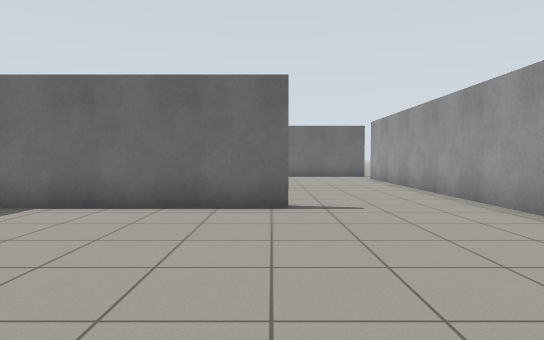
View 1 (above)

16 first-person views from a walk through a world built for the Gazebo simulator. The camera is 0.94 m above the floor, tilts 2° down and sees 75° across. The floor is counted in squares, 1 m on a side. Each view is taken from the middle of a square. On the plan, view 1 faces up. The plan holds only what a view shows up to about 12 squares ahead; the rest is blank.

View 2
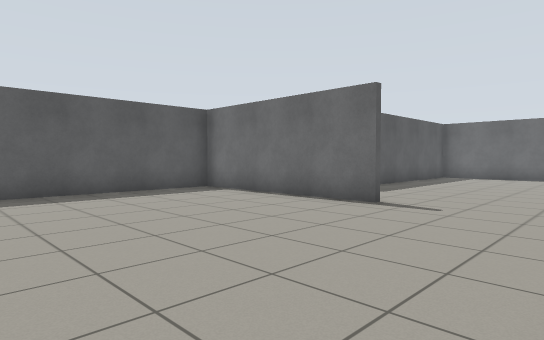

View 3
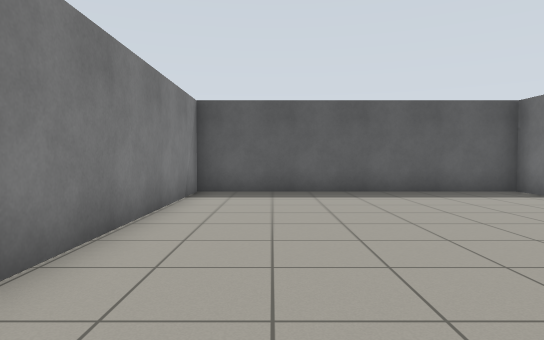

View 4
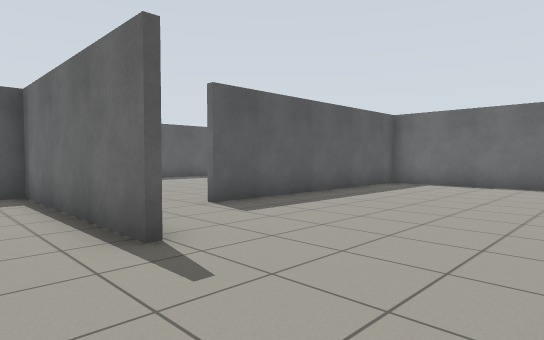

View 5
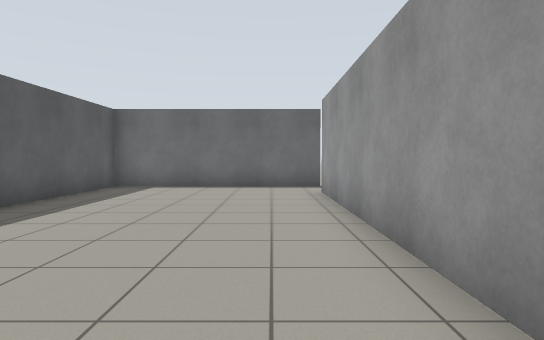

View 6
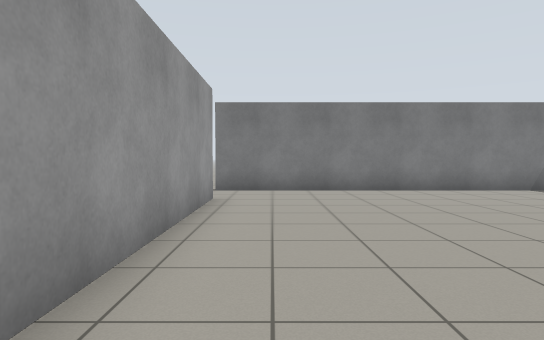

View 7
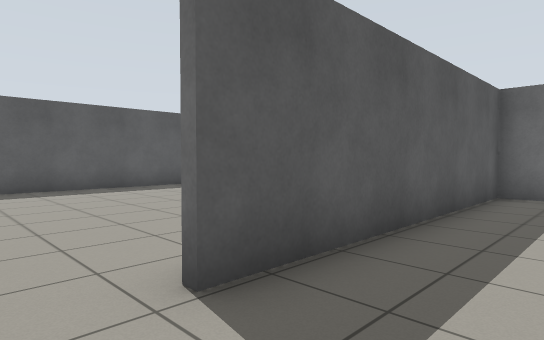

View 8
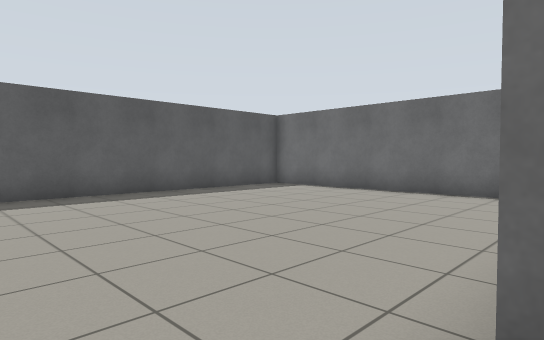

View 9
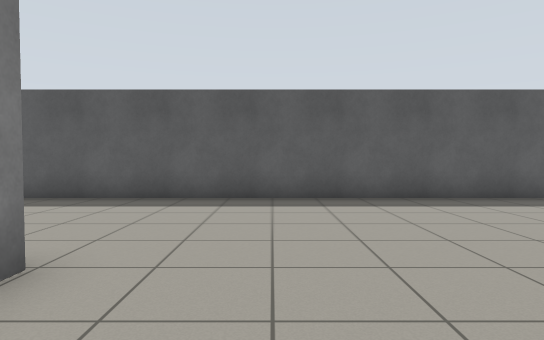

View 10
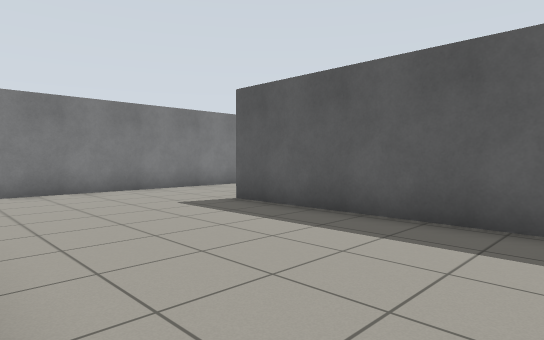

View 11
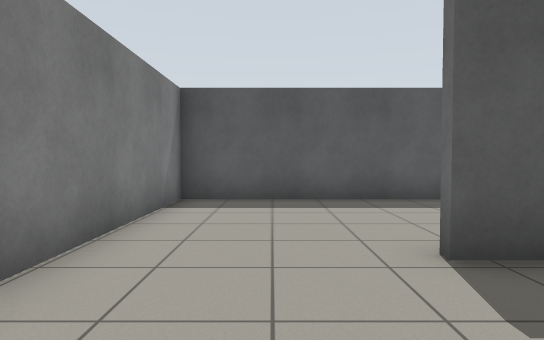

View 12
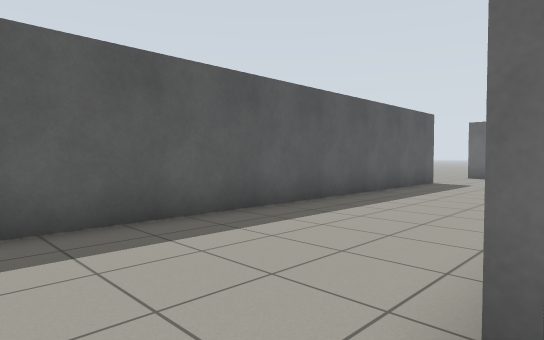

View 13
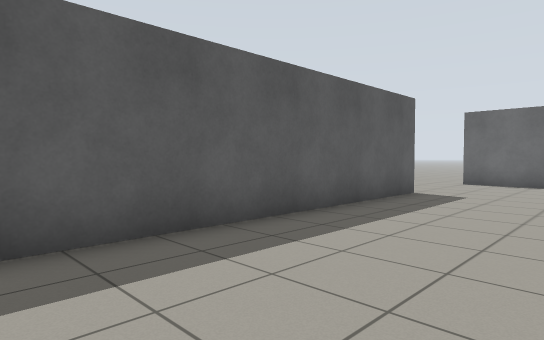

View 14
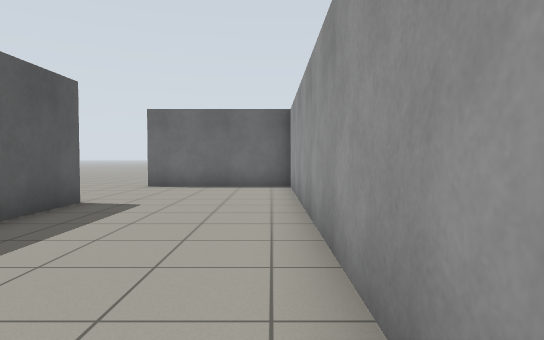

View 15
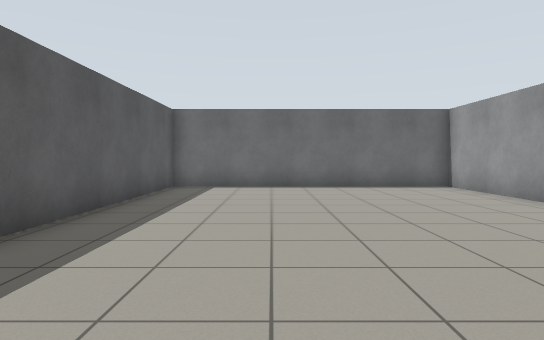

View 16
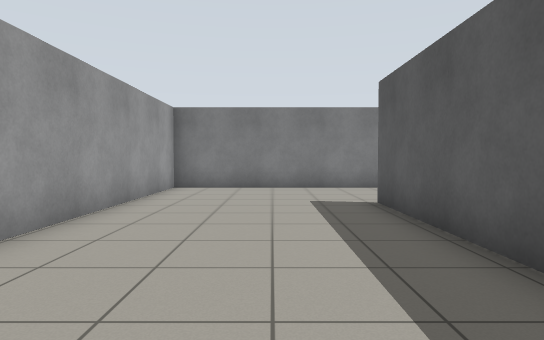

### Floor plan
Points are (right, up) in squares from view 1. A wall is a line through its corners. A room is listed if a view was taken in it or the views show most of it. See-through windows are left out.
Room 1 (views 1, 2, 3, 4, 5, 6, 7, 8)
walls: (0.4, 6.7) (-5.7, 6.7) (-5.7, -2.1) (4.6, -2.1); (4.4, -0.1) (4.4, 15.8); (4.6, 17.5) (-2.1, 17.5) (-2.1, 9.3)
ways out: opening at (-2, 8.5) to room 2
Room 2 (views 9, 10, 11, 12, 13, 14, 15, 16)
walls: (-11.4, 6.7) (-11.4, 17.1); (-16, 13.4) (-16, -2.1) (-5.9, -2.1) (-5.9, 5.1); (-11.4, 17.5) (-16.1, 17.5); (-2.3, 13.4) (-2.3, 17.5) (-11.2, 17.5) (-11.2, 1.5)
ways out: opening at (-2, 8.5) to room 1; opening at (-17, 17)

Where each view was taken, in squares from view 1:
view 1: 0 up, 0 right, facing up
view 2: 0 up, 4 right, facing up-left
view 3: 0 up, 4 right, facing left
view 4: 5 up, 4 right, facing up-left
view 5: 6 up, 3 right, facing up
view 6: 8 up, 3 right, facing down
view 7: 8 up, 0 right, facing up-left
view 8: 8 up, 2 left, facing up-left
view 9: 9 up, 3 left, facing left
view 10: 8 up, 6 left, facing down-left
view 11: 0 up, 8 left, facing left
view 12: 0 up, 11 left, facing up-left
view 13: 4 up, 12 left, facing up-left
view 14: 6 up, 12 left, facing up
view 15: 6 up, 8 left, facing up
view 16: 9 up, 9 left, facing down
